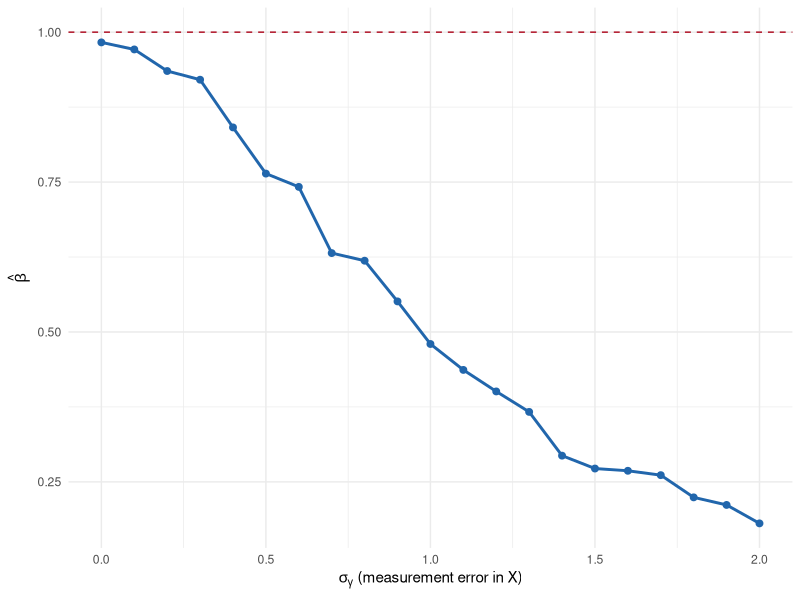

This figure's R source:
## ---- chunk 1
#| label: setup-measerror
#| include: false
library(ggplot2)
library(dplyr)

az_blue <- "#2166AC"
az_red  <- "#B2182B"
## ---- chunk 2
#| label: fig-attenuation
#| fig-cap: "Attenuation bias: as measurement error in X increases, the estimated slope shrinks toward zero. The dashed line is the true β = 1."
#| echo: true
#| message: false
#| warning: false

set.seed(2026)
n <- 1000
beta_true <- 1.0

x_star  <- rnorm(n, 0, 1)
epsilon <- rnorm(n, 0, 1)
y       <- 0 + beta_true * x_star + epsilon

sigma_gamma_grid <- seq(0, 2, by = 0.1)

results <- data.frame(
  sigma_gamma = sigma_gamma_grid,
  beta_hat    = NA_real_
)

for (i in seq_along(sigma_gamma_grid)) {
  sg <- sigma_gamma_grid[i]
  x_obs <- x_star + rnorm(n, 0, sg)
  results$beta_hat[i] <- coef(lm(y ~ x_obs))[2]
}

ggplot(results, aes(x = sigma_gamma, y = beta_hat)) +
  geom_hline(yintercept = beta_true, linetype = "dashed", color = az_red) +
  geom_line(color = az_blue, linewidth = 1) +
  geom_point(color = az_blue, size = 2) +
  labs(
    x = expression(sigma[gamma] ~ "(measurement error in X)"),
    y = expression(hat(beta))
  ) +
  theme_minimal()
## ---- chunk 3
#| label: tbl-me-dv
#| echo: true

set.seed(2026)
n <- 500
x <- rnorm(n, 0, 1)
y_star <- 0 + 1 * x + rnorm(n, 0, 1)

sigma_u_grid <- c(0, 0.5, 1, 2, 4)

me_dv <- lapply(sigma_u_grid, function(su) {
  y_obs <- y_star + rnorm(n, 0, su)
  fit   <- lm(y_obs ~ x)
  data.frame(
    sigma_u = su,
    beta_hat = coef(fit)[2],
    se_beta  = sqrt(diag(vcov(fit)))[2]
  )
}) |> do.call(rbind, args = _)

me_dv
